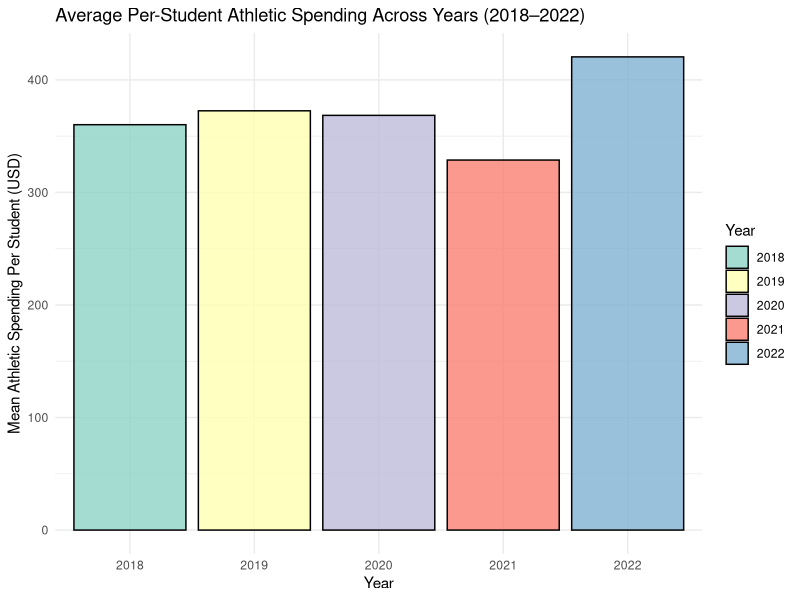
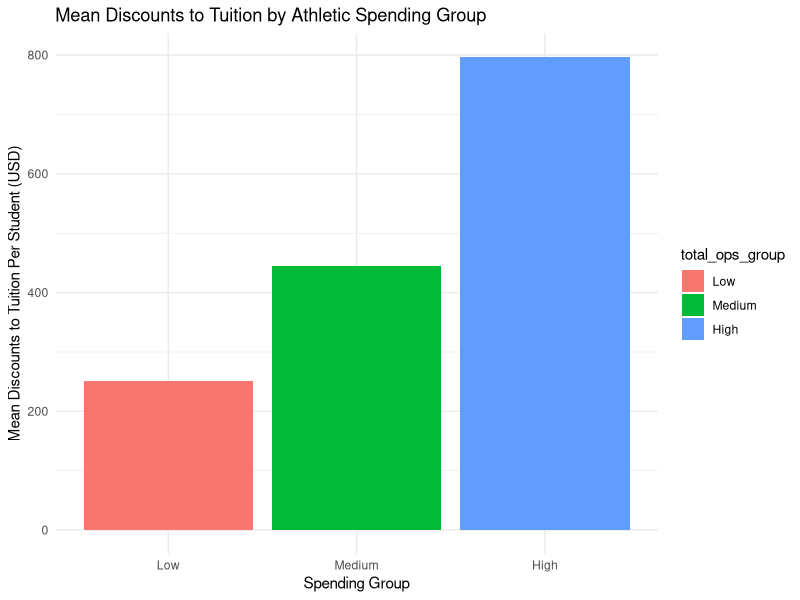
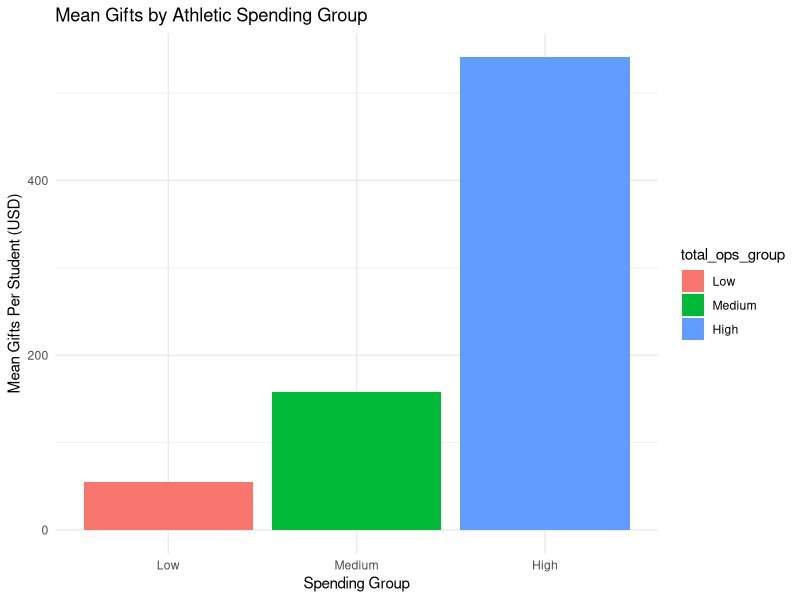
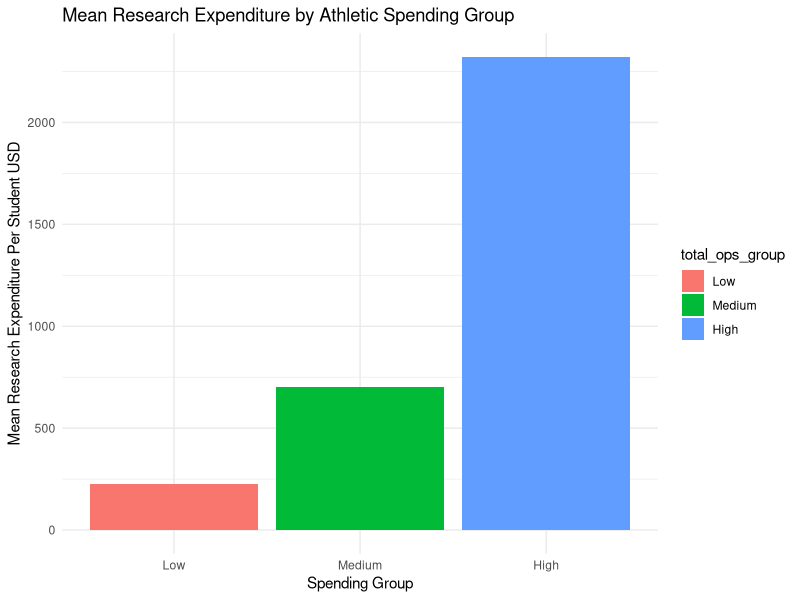
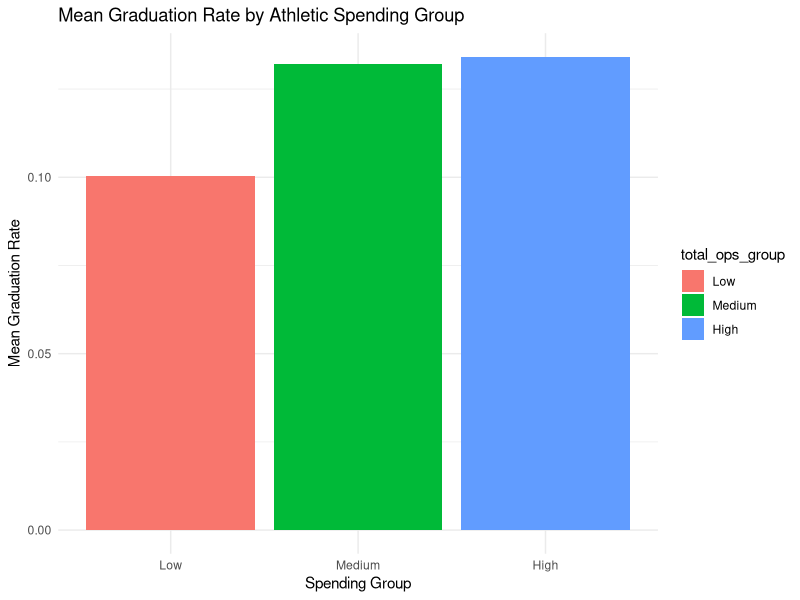
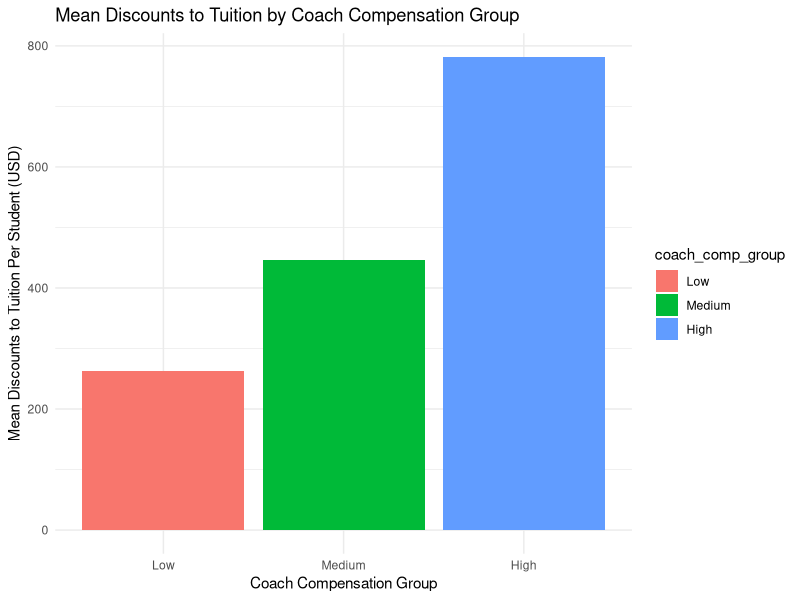
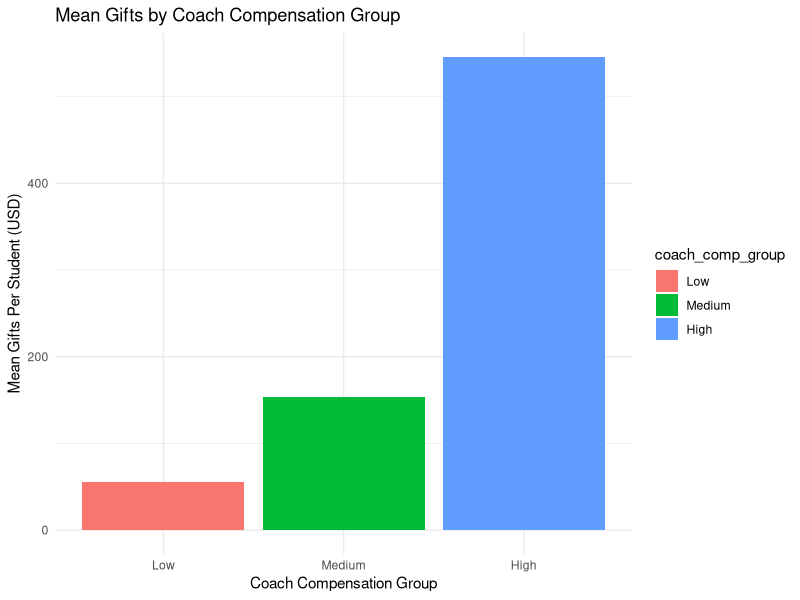
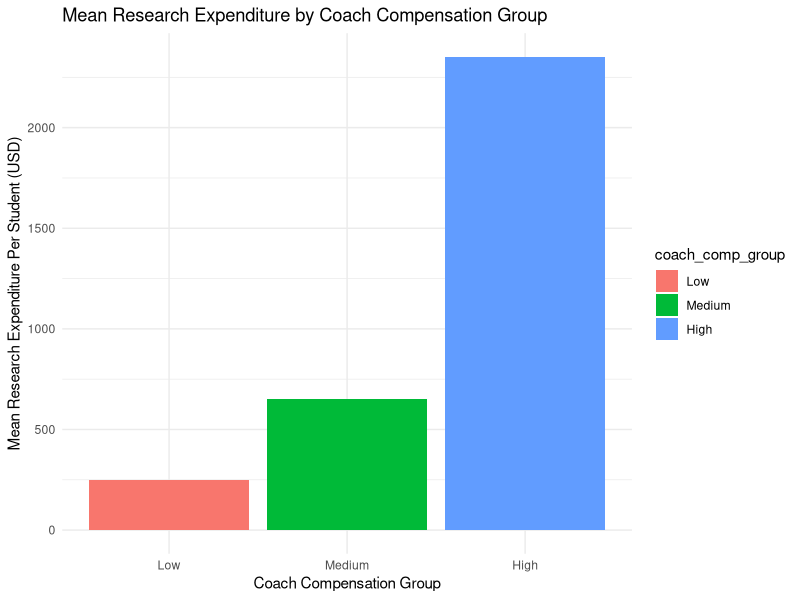

Write the R code that produced these figures, in order.
## ---- chunk 1
library(tidyverse) |> suppressPackageStartupMessages()
library(ggplot2) |> suppressPackageStartupMessages()
library(dplyr) |> suppressPackageStartupMessages()
library(reshape2) |> suppressPackageStartupMessages()
## ---- chunk 2
merged_df <- read.csv("./all_years/all_yrs.csv")
norm_df <- read.csv("./all_years/all_yrs_norm.csv")
## ---- chunk 3
sample_n(norm_df, 5)
## ---- chunk 4
# Gather data into long format for easier plotting
long_data <- norm_df %>%
  select(UNITID, total_ops_2018, total_ops_2019, total_ops_2020, total_ops_2021, total_ops_2022) %>%
  pivot_longer(cols = starts_with("total_ops"), 
               names_to = "year", 
               values_to = "total_ops") %>%
  mutate(year = gsub("total_ops_", "", year)) 

# Summarize total athletic spending by year
summary_data <- long_data %>%
  group_by(year) %>%
  summarize(mean_total_ops = mean(total_ops, na.rm = TRUE))

# Create barplot with revised units
ggplot(data = summary_data, aes(x = year, y = mean_total_ops, fill = year)) +
  geom_bar(stat = "identity", alpha = 0.8, color = "black") +
  labs(title = "Average Per-Student Athletic Spending Across Years (2018–2022)",
       x = "Year",
       y = "Mean Athletic Spending Per Student (USD)",
       fill = "Year") +
  theme_minimal() +
  scale_fill_brewer(palette = "Set3")

## ---- chunk 5
# Create a dataframe for calculating means for the specified columns
means_df <- norm_df %>%
  rowwise() %>%
  mutate(
    coach_comp_third = mean(c(coach_comp_third_2018, coach_comp_third_2019, coach_comp_third_2020, coach_comp_third_2021, coach_comp_third_2022), na.rm = TRUE),
    support_comp_third = mean(c(support_comp_third_2018, support_comp_third_2019, support_comp_third_2020, support_comp_third_2021, support_comp_third_2022), na.rm = TRUE),
    coach_comp = mean(c(coach_comp_2018, coach_comp_2019, coach_comp_2020, coach_comp_2021, coach_comp_2022), na.rm = TRUE),
    guarantees = mean(c(guarantees_2018, guarantees_2019, guarantees_2020, guarantees_2021, guarantees_2022), na.rm = TRUE),
    total_ops = mean(c(total_ops_2018, total_ops_2019, total_ops_2020, total_ops_2021, total_ops_2022), na.rm = TRUE),
    aid = mean(c(aid_2018, aid_2019, aid_2020, aid_2021, aid_2022), na.rm = TRUE),
    support_comp = mean(c(support_comp_2018, support_comp_2019, support_comp_2020, support_comp_2021, support_comp_2022), na.rm = TRUE),
    severance = mean(c(severance_2018, severance_2019, severance_2020, severance_2021, severance_2022), na.rm = TRUE),
    recruiting = mean(c(recruiting_2018, recruiting_2019, recruiting_2020, recruiting_2021, recruiting_2022), na.rm = TRUE),
    team_travel = mean(c(teamtravel_2018, teamtravel_2019, teamtravel_2020, teamtravel_2021, teamtravel_2022), na.rm = TRUE),
    equip = mean(c(equip_2018, equip_2019, equip_2020, equip_2021, equip_2022), na.rm = TRUE),
    game_expenses = mean(c(game_expenses_2018, game_expenses_2019, game_expenses_2020, game_expenses_2021, game_expenses_2022), na.rm = TRUE),
    marketing = mean(c(marketing_2018, marketing_2019, marketing_2020, marketing_2021, marketing_2022), na.rm = TRUE),
    camps = mean(c(camps_2018, camps_2019, camps_2020, camps_2021, camps_2022), na.rm = TRUE),
    spirits = mean(c(spirit_2018, spirit_2019, spirit_2020, spirit_2021, spirit_2022), na.rm = TRUE),
    facilities = mean(c(facilities_rentals_2018, facilities_rentals_2019, facilities_rentals_2020, facilities_rentals_2021, facilities_rentals_2022), na.rm = TRUE),
    overhead = mean(c(overhead_2018, overhead_2019, overhead_2020, overhead_2021, overhead_2022), na.rm = TRUE),
    indirect_institutional = mean(c(indirect_institutional_2018, indirect_institutional_2019, indirect_institutional_2020, indirect_institutional_2021, indirect_institutional_2022), na.rm = TRUE),
    medical = mean(c(medical_2018, medical_2019, medical_2020, medical_2021, medical_2022), na.rm = TRUE),
    membership = mean(c(memberships_2018, memberships_2019, memberships_2020, memberships_2021, memberships_2022), na.rm = TRUE),
    meals = mean(c(meals_2018, meals_2019, meals_2020, meals_2021, meals_2022), na.rm = TRUE),
    otherops = mean(c(otherops_2018, otherops_2019, otherops_2020, otherops_2021, otherops_2022), na.rm = TRUE),
    bowl_expenses = mean(c(bowl_expense_2018, bowl_expense_2019, bowl_expense_2020, bowl_expense_2021, bowl_expense_2022), na.rm = TRUE),
    prof_def = mean(c(prof_def_2018, prof_def_2019, prof_def_2020, prof_def_2021, prof_def_2022), na.rm = TRUE),
    bowl_coachcomp = mean(c(bowl_coachcomp_2018, bowl_coachcomp_2019, bowl_coachcomp_2020, bowl_coachcomp_2021, bowl_coachcomp_2022), na.rm = TRUE),
    total_expenditure = mean(c(total_expendature.x, total_expendature.y, total_expendature.x.x, total_expendature.y.y), na.rm = TRUE),
    discounts_to_tuition = mean(c(discounts_to_tuition.x, discounts_to_tuition.y, discounts_to_tuition.x.x, discounts_to_tuition.y.y), na.rm = TRUE),
    gifts = mean(c(gifts.x, gifts.y, gifts.x.x, gifts.y.y), na.rm = TRUE),
    research_expenditure = mean(c(reseach_expendatures.x, reseach_expendatures.y, reseach_expendatures.x.x, reseach_expendatures.y.y), na.rm = TRUE),
    graduation_rate = mean(c(graduation_rate.x, graduation_rate.y, graduation_rate.x.x, graduation_rate.y.y), na.rm = TRUE)
  ) %>%
  ungroup() %>%
  select(UNITID, school_name.x, coach_comp_third, support_comp_third, coach_comp, guarantees, total_ops, aid, 
         support_comp, severance, recruiting, team_travel, equip, game_expenses, marketing, camps, spirits, facilities,
         overhead, indirect_institutional, medical, membership, meals, otherops, bowl_expenses, prof_def, bowl_coachcomp,
         total_expenditure, discounts_to_tuition, gifts, research_expenditure, graduation_rate)
## ---- chunk 6
colnames(means_df)[colnames(means_df) == "school_name.x"] <- "school_name"
sample_n(means_df, 5)
## ---- chunk 7
# Select relevant columns for analysis
two_groups_df <- means_df %>%
  select(total_ops, discounts_to_tuition, gifts, graduation_rate, research_expenditure)

# Scale 'total_ops' into spending groups (Low, High)
two_groups_df <- two_groups_df %>%
  mutate(total_ops_group = cut(
    total_ops,
    breaks = quantile(total_ops, probs = seq(0, 1, 0.5), na.rm = TRUE),
    labels = c("Low", "High"),
    include.lowest = TRUE
  ))

two_groups_df <- two_groups_df %>% filter(!is.na(total_ops_group))


# Select relevant columns for analysis
three_groups_df <- means_df %>%
  select(total_ops, discounts_to_tuition, gifts, graduation_rate, research_expenditure)

# Scale 'total_ops' into spending groups (Low, Medium, High)
three_groups_df <- three_groups_df %>%
  mutate(total_ops_group = cut(
    total_ops,
    breaks = quantile(total_ops, probs = seq(0, 1, 0.33), na.rm = TRUE),
    labels = c("Low", "Medium",  "High"),
    include.lowest = TRUE
  ))

three_groups_df <- three_groups_df %>% filter(!is.na(total_ops_group))
## ---- chunk 8
dependent_vars <- c("discounts_to_tuition", "gifts", "graduation_rate", "research_expenditure")
independent_var <- "total_ops_group"

two_groups_subset <- two_groups_df[, c(dependent_vars, independent_var)]
two_groups_subset <- na.omit(two_groups_subset)

three_groups_subset <- three_groups_df[, c(dependent_vars, independent_var)]
three_groups_subset <- na.omit(three_groups_subset)
## ---- chunk 9
head(three_groups_df, 5)
## ---- chunk 10
# Calculate group means
group_means <- three_groups_df %>%
  group_by(total_ops_group) %>%
  summarize(across(c(discounts_to_tuition, gifts, graduation_rate, research_expenditure), mean, na.rm = TRUE))

# Barplot for means
ggplot(group_means, aes(x = total_ops_group, y = discounts_to_tuition, fill = total_ops_group)) +
  geom_bar(stat = "identity", position = "dodge") +
  labs(title = "Mean Discounts to Tuition by Athletic Spending Group", x = "Spending Group", y = "Mean Discounts to Tuition Per Student (USD)") +
  theme_minimal()

ggplot(group_means, aes(x = total_ops_group, y = gifts, fill = total_ops_group)) +
  geom_bar(stat = "identity", position = "dodge") +
  labs(title = "Mean Gifts by Athletic Spending Group", x = "Spending Group", y = "Mean Gifts Per Student (USD)") +
  theme_minimal()

ggplot(group_means, aes(x = total_ops_group, y = research_expenditure, fill = total_ops_group)) +
  geom_bar(stat = "identity", position = "dodge") +
  labs(title = "Mean Research Expenditure by Athletic Spending Group", x = "Spending Group", y = "Mean Research Expenditure Per Student USD") +
  theme_minimal()

ggplot(group_means, aes(x = total_ops_group, y = graduation_rate, fill = total_ops_group)) +
  geom_bar(stat = "identity", position = "dodge") +
  labs(title = "Mean Graduation Rate by Athletic Spending Group", x = "Spending Group", y = "Mean Graduation Rate") +
  theme_minimal()

## ---- chunk 11
# Select relevant columns for analysis
three_groups_df_1 <- means_df %>%
  select(coach_comp, discounts_to_tuition, gifts, graduation_rate, research_expenditure)

# Scale 'coach_comp' into spending groups (Low, Medium, High)
three_groups_df_1 <- three_groups_df_1 %>%
  mutate(coach_comp_group = cut(
    coach_comp,
    breaks = quantile(coach_comp, probs = seq(0, 1, 0.33), na.rm = TRUE),
    labels = c("Low", "Medium", "High"),
    include.lowest = TRUE
  ))

# Filter out rows with missing coach_comp_group
three_groups_df_1 <- three_groups_df_1 %>% filter(!is.na(coach_comp_group))
## ---- chunk 12
# Calculate group means
group_means_1 <- three_groups_df_1 %>%
  group_by(coach_comp_group) %>%
  summarize(across(c(discounts_to_tuition, gifts, graduation_rate, research_expenditure), mean, na.rm = TRUE))
## ---- chunk 13
# Barplot for means
ggplot(group_means_1, aes(x = coach_comp_group, y = discounts_to_tuition, fill = coach_comp_group)) +
  geom_bar(stat = "identity", position = "dodge") +
  labs(title = "Mean Discounts to Tuition by Coach Compensation Group", x = "Coach Compensation Group", y = "Mean Discounts to Tuition Per Student (USD)") +
  theme_minimal()

# Barplot for means
ggplot(group_means_1, aes(x = coach_comp_group, y = gifts, fill = coach_comp_group)) +
  geom_bar(stat = "identity", position = "dodge") +
  labs(title = "Mean Gifts by Coach Compensation Group", x = "Coach Compensation Group", y = "Mean Gifts Per Student (USD)") +
  theme_minimal()

# Barplot for means
ggplot(group_means_1, aes(x = coach_comp_group, y = research_expenditure, fill = coach_comp_group)) +
  geom_bar(stat = "identity", position = "dodge") +
  labs(title = "Mean Research Expenditure by Coach Compensation Group", x = "Coach Compensation Group", y = "Mean Research Expenditure Per Student (USD)") +
  theme_minimal()

# Barplot for means
ggplot(group_means_1, aes(x = coach_comp_group, y = graduation_rate, fill = coach_comp_group)) +
  geom_bar(stat = "identity", position = "dodge") +
  labs(title = "Mean Graduation Numbers by Coach Compensation Group", x = "Coach Compensation Group", y = "Mean Graduation Numbers") +
  theme_minimal()

## ---- chunk 14
# Select relevant columns for analysis
three_groups_df_2 <- means_df %>%
  select(support_comp, discounts_to_tuition, gifts, graduation_rate, research_expenditure)

# Scale 'support_comp' into spending groups (Low, Medium, High)
three_groups_df_2 <- three_groups_df_2 %>%
  mutate(support_comp_group = cut(
    support_comp,
    breaks = quantile(support_comp, probs = seq(0, 1, 0.33), na.rm = TRUE),
    labels = c("Low", "Medium", "High"),
    include.lowest = TRUE
  ))

# Filter out rows with missing coach_comp_group
three_groups_df_2 <- three_groups_df_2 %>% filter(!is.na(support_comp_group))
## ---- chunk 15
head(three_groups_df_2)
## ---- chunk 16
# Calculate group means
group_means_2 <- three_groups_df_2 %>%
  group_by(support_comp_group) %>%
  summarize(across(c(discounts_to_tuition, gifts, graduation_rate, research_expenditure), mean, na.rm = TRUE))
## ---- chunk 17
# Barplot for means
ggplot(group_means_2, aes(x = support_comp_group, y = discounts_to_tuition, fill = support_comp_group)) +
  geom_bar(stat = "identity", position = "dodge") +
  labs(title = "Mean Discounts to Tuition by Support Compensation Group", x = "Support Compensation Group", y = "Mean Discounts to Tuition Per Student (USD)") +
  theme_minimal()

# Barplot for means
ggplot(group_means_2, aes(x = support_comp_group, y = gifts, fill = support_comp_group)) +
  geom_bar(stat = "identity", position = "dodge") +
  labs(title = "Mean Gifts by Support Compensation Group", x = "Support Compensation Group", y = "Mean Gifts Per Student (USD)") +
  theme_minimal()

# Barplot for means
ggplot(group_means_2, aes(x = support_comp_group, y = research_expenditure, fill = support_comp_group)) +
  geom_bar(stat = "identity", position = "dodge") +
  labs(title = "Mean Research Expenditure by Support Compensationn Group", x = "Support Compensation Group", y = "Mean Research Expenditure Per Student (USD)") +
  theme_minimal()

# Barplot for means
ggplot(group_means_2, aes(x = support_comp_group, y = graduation_rate, fill = support_comp_group)) +
  geom_bar(stat = "identity", position = "dodge") +
  labs(title = "Mean Graduation Numbers by Support Compensation Group", x = "Support Compensation Group", y = "Mean Graduation Numbers") +
  theme_minimal()

## ---- chunk 18
# Compute correlations
correlation_matrix <- three_groups_df %>%
  select(discounts_to_tuition, gifts, graduation_rate, research_expenditure) %>%
  cor(use = "complete.obs")

# Heatmap
melted_corr <- melt(correlation_matrix)
ggplot(melted_corr, aes(Var1, Var2, fill = value)) +
  geom_tile(color = "white") +
  scale_fill_gradient2(low = "blue", high = "red", mid = "white", midpoint = 0, limit = c(-1, 1), space = "Lab") +
  theme_minimal() +
  labs(title = "Correlation Heatmap", x = "", y = "")

## ---- chunk 19
# Violin plot 
ggplot(three_groups_df, aes(x = total_ops_group, y = discounts_to_tuition, fill = total_ops_group)) +
  geom_violin(trim = FALSE) +
  geom_boxplot(width = 0.2, fill = "white") +
  labs(title = "Tuition Discounts by Athletic Spending Group", x = "Athletic Spending Group", y = "discounts to tuition") +
  theme_minimal()

ggplot(three_groups_df, aes(x = total_ops_group, y = gifts, fill = total_ops_group)) +
  geom_violin(trim = FALSE) +
  geom_boxplot(width = 0.2, fill = "white") +
  labs(title = "Gifts by Athletic Spending Group", x = "Athletic Spending Group", y = "gifts") +
  theme_minimal()

ggplot(three_groups_df, aes(x = total_ops_group, y = research_expenditure, fill = total_ops_group)) +
  geom_violin(trim = FALSE) +
  geom_boxplot(width = 0.2, fill = "white") +
  labs(title = "Research Expenditure by Athletic Spending Group", x = "Athletic Spending Group", y = "Research Expenditure") +
  theme_minimal()

ggplot(three_groups_df, aes(x = total_ops_group, y = graduation_rate, fill = total_ops_group)) +
  geom_violin(trim = FALSE) +
  geom_boxplot(width = 0.2, fill = "white") +
  labs(title = "Graduation Rate by Athletic Spending Group", x = "Athletic Spending Group", y = "Graduation Rate") +
  theme_minimal()

## ---- chunk 20
head(two_groups_df, 5)
## ---- chunk 21
# Calculate group means
group_means <- two_groups_df %>%
  group_by(total_ops_group) %>%
  summarize(across(c(discounts_to_tuition, gifts, graduation_rate, research_expenditure), mean, na.rm = TRUE))

# Barplot for means: Discounts to Tuition
ggplot(group_means, aes(x = total_ops_group, y = discounts_to_tuition, fill = total_ops_group)) +
  geom_bar(stat = "identity", position = "dodge") +
  labs(title = "Mean Discounts to Tuition by Athletic Spending Group (Two Groups)", 
       x = "Spending Group", 
       y = "Mean Discounts to Tuition") +
  theme_minimal()

# Barplot for means: Gifts
ggplot(group_means, aes(x = total_ops_group, y = gifts, fill = total_ops_group)) +
  geom_bar(stat = "identity", position = "dodge") +
  labs(title = "Mean Gifts by Athletic Spending Group (Two Groups)", 
       x = "Spending Group", 
       y = "Mean Gifts") +
  theme_minimal()

# Barplot for means: Research Expenditure
ggplot(group_means, aes(x = total_ops_group, y = research_expenditure, fill = total_ops_group)) +
  geom_bar(stat = "identity", position = "dodge") +
  labs(title = "Mean Research Expenditure by Athletic Spending Group (Two Groups)", 
       x = "Spending Group", 
       y = "Mean Research Expenditure") +
  theme_minimal()

# Barplot for means: Graduation Rate
ggplot(group_means, aes(x = total_ops_group, y = graduation_rate, fill = total_ops_group)) +
  geom_bar(stat = "identity", position = "dodge") +
  labs(title = "Mean Graduation Rate by Athletic Spending Group (Two Groups)", 
       x = "Spending Group", 
       y = "Mean Graduation Rate") +
  theme_minimal()

## ---- chunk 22
# Select top 20 schools by total expenditure
top_schools <- means_df %>%
  arrange(desc(total_ops)) %>%
  slice_head(n = 20)

# Set the order of `school_name` based on the ranking of total expenditure
top_schools <- top_schools %>%
  mutate(school_name = factor(school_name, levels = school_name[order(desc(total_ops))]))

# Ensure the school names are ranked by total_ops
top_schools <- top_schools %>%
  mutate(school_name.x = factor(school_name, levels = school_name[order(desc(total_ops))]))

# Barplot for top 20 schools expenditures (normalized per student)
ggplot(top_schools, aes(x = reorder(school_name, total_ops), y = total_ops)) +
  geom_bar(stat = "identity", fill = "steelblue", alpha = 0.8) +
  coord_flip() +  
  labs(title = "Sports Expenditure Top 20 schools",
       x = "School Name",
       y = "Sports Expenditure Per Student (USD)",
       caption = "Data: Means across 2018–2022 (Normalized Per Student)") +
  theme_minimal()

## ---- chunk 23
# Select bottom 20 schools by total expenditure
least_spendy_schools <- means_df %>%
  arrange(total_ops) %>%  # Arrange in ascending order
  slice_head(n = 20)  # Select the first 20 rows

# Ensure the school names are ranked by total expenditure (descending order)
least_spendy_schools <- least_spendy_schools %>%
  mutate(school_name.x = factor(school_name, levels = school_name[order(desc(total_ops))]))

# Barplot for 20 least spendy schools expenditures
ggplot(least_spendy_schools, aes(x = reorder(school_name.x, -total_ops), y = total_ops)) +
  geom_bar(stat = "identity", fill = "steelblue", alpha = 0.8) +
  coord_flip() +  # Flip the coordinates for a horizontal bar chart
  labs(title = "Sports Expenditure 20 Least Spendy Schools",
       x = "School Name",
       y = "Sports Expenditure Per Student (USD)",
       caption = "Data: Means across 2018–2022 (Normalized Per Student)") +
  theme_minimal()
## ---- chunk 24
ggplot(least_spendy_schools, aes(x = school_name, y = discounts_to_tuition)) +
  geom_bar(stat = "identity", fill = "steelblue", alpha = 0.8) +
  coord_flip() +  
  labs(
    title = "Tuition Discounts for Bottom 20 Schools",
    x = "School Name",
    y = "Tuition Discounts",
    caption = "Data: Means across 2018-2022"
  ) +
  theme_minimal()

ggplot(least_spendy_schools, aes(x = school_name, y = gifts)) +
  geom_bar(stat = "identity", fill = "orange", alpha = 0.8) +
  coord_flip() +
  labs(title = "Gifts for Bottom 20 Schools",
       x = "School Name",
       y = "Gifts",
       caption = "Data: Means across 2018-2022")

ggplot(least_spendy_schools, aes(x = school_name, y = research_expenditure)) +
  geom_bar(stat = "identity", fill = "darkgreen", alpha = 0.8) +
  coord_flip() +
  labs(title = "Research Expenditure for Bottom 20 Schools",
       x = "School Name",
       y = "Research Expenditure",
       caption = "Data: Means across 2018-2022")


ggplot(least_spendy_schools, aes(x = school_name, y = graduation_rate)) +
  geom_bar(stat = "identity", fill = "purple", alpha = 0.8) +
  coord_flip() +
  labs(title = "Graduation Rate for Bottom 20 Schools",
       x = "School Name",
       y = "Graduation Rate",
       caption = "Data: Means across 2018-2022")

## ---- chunk 25
ggplot(top_schools, aes(x = school_name, y = discounts_to_tuition)) +
  geom_bar(stat = "identity", fill = "steelblue", alpha = 0.8) +
  coord_flip() +  
  labs(
    title = "Tuition Discounts Top 20 Schools",
    x = "School Name",
    y = "Tuition Discounts Per Student (USD)",
    caption = "Data: Means across 2018-2022"
  ) +
  theme_minimal()

ggplot(top_schools, aes(x = school_name, y = gifts)) +
  geom_bar(stat = "identity", fill = "orange", alpha = 0.8) +
  coord_flip() +
  labs(title = "Gifts for Top 20 Schools",
       x = "School Name",
       y = "Gifts Per Student (USD)",
       caption = "Data: Means across 2018-2022")

ggplot(top_schools, aes(x = school_name, y = research_expenditure)) +
  geom_bar(stat = "identity", fill = "darkgreen", alpha = 0.8) +
  coord_flip() +
  labs(title = "Research Expenditure for Top 20 Schools",
       x = "School Name",
       y = "Research Expenditure Per Student (USD)",
       caption = "Data: Means across 2018-2022")


ggplot(top_schools, aes(x = school_name, y = graduation_rate)) +
  geom_bar(stat = "identity", fill = "purple", alpha = 0.8) +
  coord_flip() +
  labs(title = "Graduation Numbers for Top 20 Schools",
       x = "School Name",
       y = "Normalized Number of Graduates",
       caption = "Data: Means across 2018-2022")

## ---- chunk 26
# Select relevant numeric columns
correlation_data <- means_df %>%
  select(total_ops, gifts, research_expenditure, graduation_rate, discounts_to_tuition)

# Compute correlation matrix
correlation_matrix <- round(cor(correlation_data, use = "complete.obs"), 2)

# Convert to long format for heatmap
library(reshape2)
correlation_long <- melt(correlation_matrix)

# Heatmap with enhanced readability
ggplot(correlation_long, aes(x = Var1, y = Var2, fill = value)) +
  geom_tile(color = "white") +
  geom_text(aes(label = value), color = "black", size = 4) +  # Add correlation values
  scale_fill_gradient2(low = "red", high = "blue", mid = "white", midpoint = 0,
                       limits = c(-1, 1), name = "Correlation") +
  labs(title = "Correlation Between Spending and Benefits",
       x = "",
       y = "",
       fill = "Correlation") +
  theme_minimal(base_size = 12) +
  theme(axis.text.x = element_text(angle = 45, hjust = 1),  # Rotate x-axis labels
        axis.text.y = element_text(size = 10))


## ---- chunk 27
# Independent Variables vs discounts_to_tuition
selected_data <- means_df %>%
  select(coach_comp_third, support_comp, coach_comp, guarantees, severance, recruiting, 
         team_travel, equip, game_expenses, marketing, camps, spirits, facilities, overhead, 
         indirect_institutional, medical, membership, meals, otherops, bowl_expenses, prof_def, 
         bowl_coachcomp, discounts_to_tuition)

# Compute correlation matrix
correlation_matrix <- cor(selected_data, use = "complete.obs")

# Subset correlations for discounts_to_tuition
correlation_subset <- correlation_matrix[1:22, "discounts_to_tuition", drop = FALSE]

# Convert to long format
correlation_long <- as.data.frame(correlation_subset) %>%
  rownames_to_column(var = "Independent_Variable") %>%
  rename(Correlation = discounts_to_tuition)

# Create heatmap
ggplot(correlation_long, aes(x = reorder(Independent_Variable, -Correlation), 
                              y = "discounts_to_tuition", fill = Correlation)) +
  geom_tile(color = "white") +
  scale_fill_gradient2(low = "red", high = "blue", mid = "white", midpoint = 0) +
  labs(title = "Correlation: Independent Variables vs Discounts to Tuition",
       x = "Independent Variables",
       y = "Discounts to Tuition (Dependent Variable)",
       fill = "Correlation") +
  theme_minimal(base_size = 12) +
  theme(axis.text.x = element_text(angle = 45, hjust = 1))
## ---- chunk 28
# Independent Variables vs gifts
selected_data <- means_df %>%
  select(coach_comp_third, support_comp, coach_comp, guarantees, aid, severance, recruiting, 
         team_travel, equip, game_expenses, marketing, camps, spirits, facilities, overhead, 
         indirect_institutional, medical, membership, meals, otherops, bowl_expenses, prof_def, 
         bowl_coachcomp, gifts)

# Compute correlation matrix
correlation_matrix <- cor(selected_data, use = "complete.obs")

# Subset correlations for gifts
correlation_subset <- correlation_matrix[1:23, "gifts", drop = FALSE]

# Convert to long format
correlation_long <- as.data.frame(correlation_subset) %>%
  rownames_to_column(var = "Independent_Variable") %>%
  rename(Correlation = gifts)

# Create heatmap
ggplot(correlation_long, aes(x = reorder(Independent_Variable, -Correlation), 
                              y = "gifts", fill = Correlation)) +
  geom_tile(color = "white") +
  scale_fill_gradient2(low = "red", high = "blue", mid = "white", midpoint = 0) +
  labs(title = "Correlation: Independent Variables vs Gifts",
       x = "Independent Variables",
       y = "Gifts (Dependent Variable)",
       fill = "Correlation") +
  theme_minimal(base_size = 12) +
  theme(axis.text.x = element_text(angle = 45, hjust = 1))

## ---- chunk 29
# Independent Variables vs research_expenditure
selected_data <- means_df %>%
  select(coach_comp_third, support_comp, coach_comp, guarantees, aid, severance, recruiting, 
         team_travel, equip, game_expenses, marketing, camps, spirits, facilities, overhead, 
         indirect_institutional, medical, membership, meals, otherops, bowl_expenses, prof_def, 
         bowl_coachcomp, research_expenditure)

# Compute correlation matrix
correlation_matrix <- cor(selected_data, use = "complete.obs")

# Subset correlations for research_expenditure
correlation_subset <- correlation_matrix[1:23, "research_expenditure", drop = FALSE]

# Convert to long format
correlation_long <- as.data.frame(correlation_subset) %>%
  rownames_to_column(var = "Independent_Variable") %>%
  rename(Correlation = research_expenditure)

# Create heatmap
ggplot(correlation_long, aes(x = reorder(Independent_Variable, -Correlation), 
                              y = "research_expenditure", fill = Correlation)) +
  geom_tile(color = "white") +
  scale_fill_gradient2(low = "red", high = "blue", mid = "white", midpoint = 0) +
  labs(title = "Correlation: Independent Variables vs Research Expenditure",
       x = "Independent Variables",
       y = "Research Expenditure (Dependent Variable)",
       fill = "Correlation") +
  theme_minimal(base_size = 12) +
  theme(axis.text.x = element_text(angle = 45, hjust = 1))

## ---- chunk 30
# Independent Variables vs graduation_rate
selected_data <- means_df %>%
  select(coach_comp_third, support_comp, coach_comp, guarantees, aid, severance, recruiting, 
         team_travel, equip, game_expenses, marketing, camps, spirits, facilities, overhead, 
         indirect_institutional, medical, membership, meals, otherops, bowl_expenses, prof_def, 
         bowl_coachcomp, graduation_rate)

# Compute correlation matrix
correlation_matrix <- cor(selected_data, use = "complete.obs")

# Subset correlations for graduation_rate
correlation_subset <- correlation_matrix[1:23, "graduation_rate", drop = FALSE]

# Convert to long format
correlation_long <- as.data.frame(correlation_subset) %>%
  rownames_to_column(var = "Independent_Variable") %>%
  rename(Correlation = graduation_rate)

# Create heatmap
ggplot(correlation_long, aes(x = reorder(Independent_Variable, -Correlation), 
                              y = "graduation_rate", fill = Correlation)) +
  geom_tile(color = "white") +
  scale_fill_gradient2(low = "red", high = "blue", mid = "white", midpoint = 0) +
  labs(title = "Correlation: Independent Variables vs Graduation Rate",
       x = "Independent Variables",
       y = "Graduation Rate (Dependent Variable)",
       fill = "Correlation") +
  theme_minimal(base_size = 12) +
  theme(axis.text.x = element_text(angle = 45, hjust = 1))

## ---- chunk 31
# Predicting discounts_to_tuition
m_discounts_to_tuition <- lm(discounts_to_tuition ~ team_travel + support_comp + coach_comp + recruiting + equip + meals + facilities + overhead + guarantees, data = means_df)
summary(m_discounts_to_tuition)
## ---- chunk 32
# Predicting gifts
model_gifts <- lm(gifts ~ support_comp + meals + coach_comp + team_travel + overhead + equip + medical + aid + recruiting, data = means_df)
summary(model_gifts)
## ---- chunk 33
summary(means_df$gifts, na.rm = TRUE)
## ---- chunk 34
# Predicting research_expenditure
model_research_expenditure <- lm(research_expenditure ~ support_comp + coach_comp + team_travel + overhead + aid + meals, data = means_df)
summary(model_research_expenditure)
## ---- chunk 35
# Predicting graduation_rate
model_graduation_rate <- lm(graduation_rate ~ spirits + aid + medical + team_travel + recruiting, data = means_df)
summary(model_graduation_rate)
